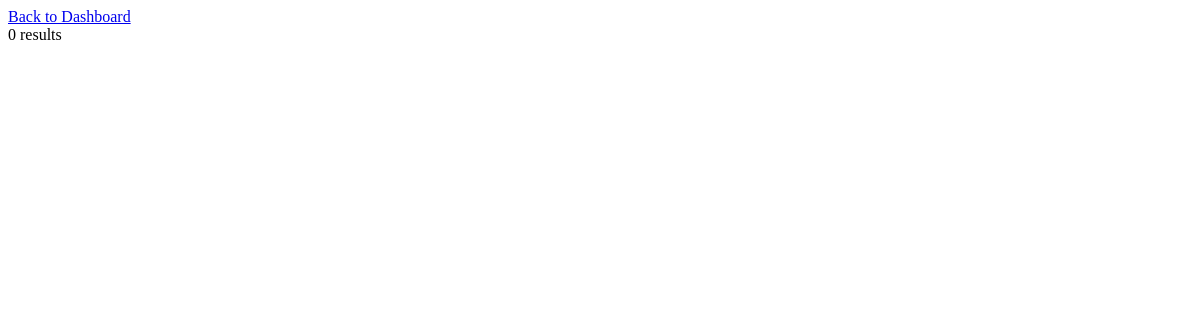
Before: /treated.php with the older database file.
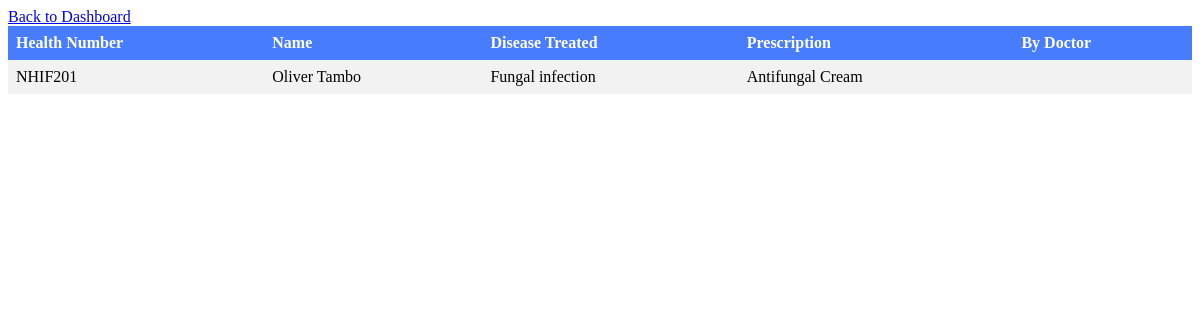
After: the same page with the newer database file.
### tables this page shows
CREATE TABLE `treatments` (
  `id` int(11) NOT NULL,
  `health_number` varchar(255) NOT NULL,
  `disease_treated` varchar(255) NOT NULL,
  `prescription` text NOT NULL,
  `created_at` timestamp NOT NULL DEFAULT current_timestamp()
);

CREATE TABLE `patient` (
  `patient_id` int(11) NOT NULL,
  `registration_datetime` datetime DEFAULT NULL,
  `health_number` varchar(255) DEFAULT NULL,
  `patient_name` varchar(255) DEFAULT NULL,
  `gender` enum('Male','Female','Other') DEFAULT NULL,
  `date_of_birth` date DEFAULT NULL,
  `phone_number` varchar(255) DEFAULT NULL,
  `email` varchar(255) DEFAULT NULL,
  `address` text DEFAULT NULL,
  `marital_status` enum('Single','Married','Divorced','Widowed') DEFAULT NULL,
  `is_under_18` tinyint(1) DEFAULT NULL,
  `parent_name` varchar(255) DEFAULT NULL,
  `parent_phone_number` varchar(255) DEFAULT NULL,
  `emergency_contact_name` varchar(255) DEFAULT NULL,
  `emergency_contact_relationship` varchar(255) DEFAULT NULL,
  `emergency_contact_phone_number` varchar(255) DEFAULT NULL,
  `reason_for_registration` text DEFAULT NULL,
  `taking_medications` tinyint(1) DEFAULT NULL
);

### treated.php (the view, shortened to what this page needs)
<!DOCTYPE html>
<html>
<head>
</head>
<body>
    <div class="back">
    <a href="doctor.php" class="back-button">Back to Dashboard</a>
    </div>
    <?php
    require "connect.php";
    $sql = "SELECT patient.health_number, patient.patient_name, treatments.disease_treated, treatments.prescription, treatments.by_doctor FROM patient INNER JOIN treatments ON patient.health_number = treatments.health_number";
    $result = $conn->query($sql);
    if ($result->num_rows > 0) {
        echo "<table>";
        echo "<tr><th>Health Number</th><th>Name</th><th>Disease Treated</th><th>Prescription</th><th>By Doctor</th></tr>";
        while ($row = $result->fetch_assoc()) {
            echo "<tr>";
            echo "<td>" . $row["health_number"] . "</td>";
            echo "<td>" . $row["patient_name"] . "</td>";
            echo "<td>" . $row["disease_treated"] . "</td>";
            echo "<td>" . $row["prescription"] . "</td>";
            echo "<td>" . $row["by_doctor"] . "</td>";
            echo "</tr>";
        }
        echo "</table>";
    } else {
        echo "0 results";
    }
    ?>
</body>
</html>

Changed rows visible on the page:
added treatments: patient.health_number "NHIF201", patient.patient_name "Oliver Tambo", disease_treated "Fungal infection", prescription "Antifungal Cream"
Other visible differences:
text no longer shown: "0 results"
text now shown: "Health Number Name Disease Treated Prescription By Doctor"
